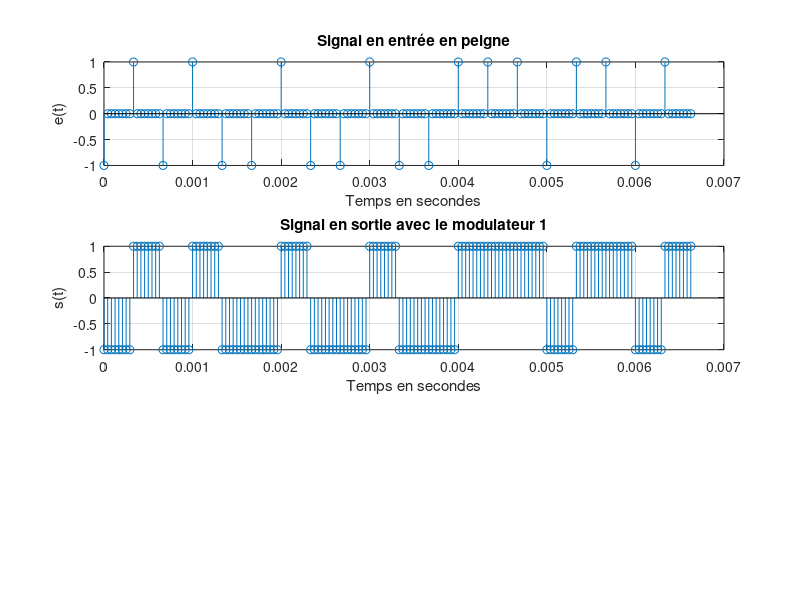
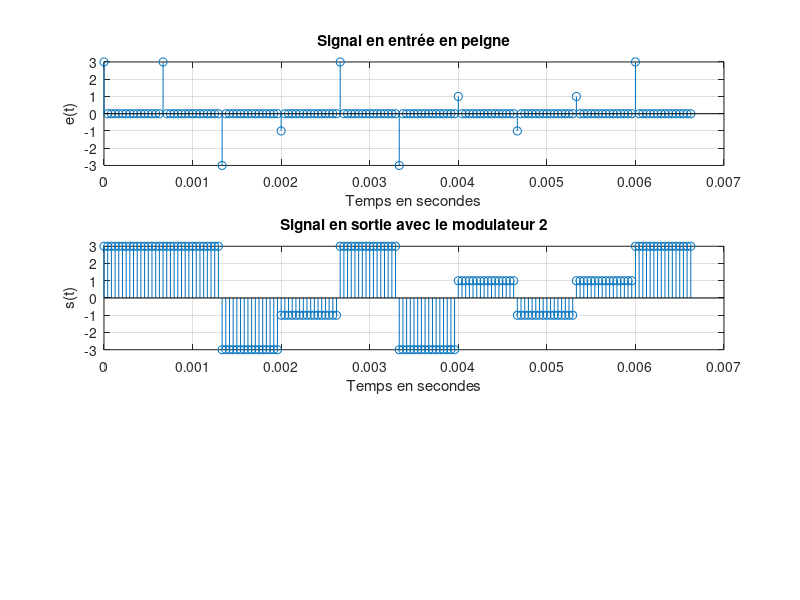
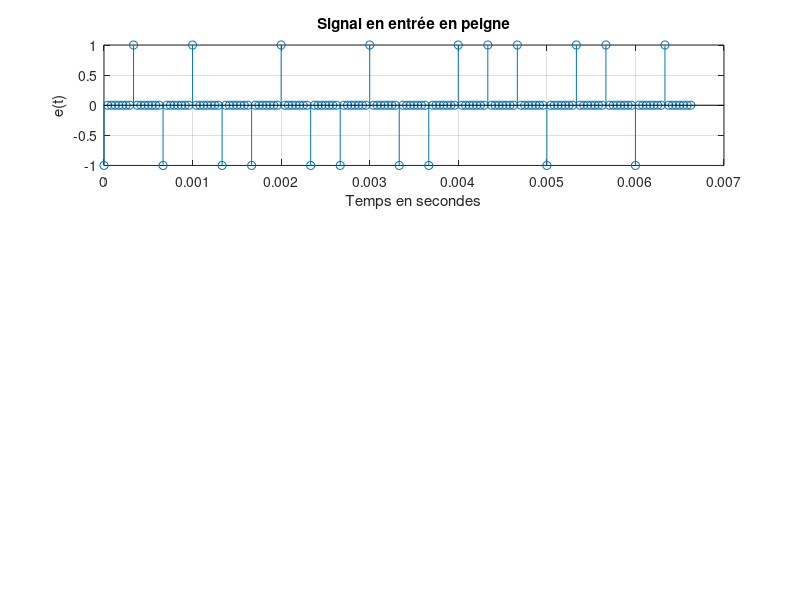

Write the MATLAB code that produced these figures, in order. (Note: this script raises an error after producing the figures.)
close all;
clear;
clc;
%% PARTIE 1 
%% Données 
% Frequence/Période d'echantillonage

Fe = 24000;%Hz
Te = 1/Fe; %seconde 

% Débit binaire 

Rb = 3000 % bits/s

Tb = 1/Rb; 

% Facteur de suréchantillonage 
Ns = Tb/Te % à déterminer dans chaque cas

% la durée symbole
Ts = Ns*Te; 


% Signal a transmettre 
taille = 20; % le nombre de bits qu'on ve transmettre
transmettre = randi(0:1,1,taille) %génére aléatoirement taille bits



%% Les modulateurs 

%% Modulateteur 1 
% - Mapping : symboles binaires a moyenne nulle.
transmettre_1 = 2*transmettre; 
transmettre_1 = transmettre_1 -1; % les 1 deviennent des 1 et les 0 deviennent des -1 
mat = zeros(1,Ns); 
mat(1)= 1;  % [1 0 0 0 ...] 

transmettre_peigne = kron(transmettre_1, mat ); % une forme de peigne 

echelle = [0 : Te : (taille*Ts)-Te]; 

figure(1)
subplot(3,1,1);
stem(echelle,transmettre_peigne);grid on;
xlabel("Temps en secondes");
ylabel("e(t)");
title("Signal en entrée en peigne");

V_0 = -1; % symbole du bit 0 
V_1 = 1; %symbole du bit 1 

% – Filtre de mise en forme rectangulaire de hauteur 1 et de duree  egale a la duree symbole.
porte = ones(1,Ns); % le filtre de mise en forme [ 1 1 1 ...] de taille Ns 
entree_conv = filter(porte,1,transmettre_peigne); %le peigne convolué avec le filtre de mise en forme 

% Tracé
figure(1); 
subplot(3,1,2);
stem(echelle,entree_conv);grid on;
xlabel("Temps en secondes");
ylabel("s(t)");
title("Signal en sortie avec le modulateur 1");
exportgraphics(gcf,'./images/temp_mod1.png','Resolution',400);



%% Modulateur 2 
% - Mapping : symboles 4-aires `a moyenne nulle.
% – Filtre de mise en forme : rectangulaire de hauteur 1 et de duree egale a la duree symbole.

% Symboles avec le mapping de Gray 
V_00 = -3; 
V_01 = -1;
V_10 = 3;
V_11 = 1;

transmettre_2 = reshape(transmettre,2,[])'; % groupe les bits 2 par 2 
index = bi2de(transmettre_2)';  % convertir ligne par ligne de binaire en décimal [ 3 2 2 1 1 0 0 0 1 3...]

lut = [-3, -1, 3, 1];  
transmettre_2 = lut(index +1); % en decimal en peut le voir comme des indices [ -3 -1 1 ...]

mat = zeros(1,2*Ns); 
mat(1)= 1; 
transmettre_2 = kron(transmettre_2, mat ); % une forme de peigne [-3 0 0 0 0 -1 0 0 0 0 1 0 0 ...]

porte = ones(1,2*Ns);
transmettre_2_conv = filter(porte,1,transmettre_2); % la convolution avec la porte


echelle = [0 : Te : ((taille*Ts))-Te]; 

figure(2)
subplot(3,1,1);
stem(echelle,transmettre_2);grid on;
xlabel("Temps en secondes");
ylabel("e(t)");
title("Signal en entrée en peigne");

% Tracé
figure(2); 
subplot(3,1,2)
stem(echelle,transmettre_2_conv);grid on;
xlabel("Temps en secondes");
ylabel("s(t)");
title("Signal en sortie avec le modulateur 2");
exportgraphics(gcf,'./images/temp_mod2.png','Resolution',400);


%% Modulateur 3 
% – Mapping : symboles binaires a moyenne nulle.
% - – Filtre de mise en forme : 

%Signal a transmettre sous forme de peigne 
transmettre_3 = 2*transmettre; 
transmettre_3 = transmettre_3 -1; % les 1 deviennent des 1 et les 0 deviennent des -1 
mat = zeros(1,Ns); 
mat(1)= 1;  % [1 0 0 0 ...] 
transmettre_3 = kron(transmettre_3, mat );

figure(3)
subplot(3,1,1);
stem(echelle,transmettre_3);grid on;
xlabel("Temps en secondes");
ylabel("e(t)");
title("Signal en entrée en peigne");

%une reponse impulsionnelle de longueur
L = 8; % optimisé a 8
N = L*Ns + 1;

% roll of entre 0 et 1 
alpha = 1;

%racine de cosinus sur eleve
h = rcosdesign(alpha,L,Ns);


transmettre_3_conv = filter(h,1,transmettre_3); %le peigne convolué avec le filtre de mise en forme 


% Tracé
figure(3); 
subplot(3,1,2);
stem(echelle,transmettre_3_conv);grid on;
xlabel("Temps en secondes");
ylabel("s(t)");
title("Signal en sortie avec le modulateur 3");
exportgraphics(gcf,'./images/temp_mod3.png','Resolution',400);


%% Trace des DSP estimé et théorique 
% modulateur 1 
figure(1); 
subplot(3,1,3)
DSP_1=pwelch(entree_conv,[],[],[],Fe,'twosided'); % DSP pratique 
f = linspace(-Fe/2,Fe/2, length(DSP_1));
S_x1 = (Ts)*sinc(f*Ts).^2;  % DSP  théorique 
plot(f,10*log10(fftshift(DSP_1)),"g"); grid on 
hold on;
plot(f,10*log10(S_x1),"r");
xlabel("Fréquence en Hz")
ylabel("Densité spectrale de puissance (dB)")
legend('Densité de puissance estimée','Densitee de puissance théorique');
title("Comparaison de la DSP estimée et théorique du modulateur 1");
exportgraphics(gcf,'./images/DSP_mod1.png','Resolution',400);



%modulateur 2 
figure(2); 
subplot(3,1,3)
DSP_2=pwelch(transmettre_2_conv,[],[],[],Fe,'twosided'); % DSP pratique 
f = linspace(-Fe/2,Fe/2, length(DSP_2));
S_x2 = 20*(Ts)*sinc(2*f*Ts).^2; % DSP théorique 

plot(f,10*log10(fftshift(DSP_2)),"g"); grid on
hold on;
plot(f,10*log10(S_x2));
xlabel("Fréquence en Hz")
ylabel("Densité spectrale de puissance (dB)")
legend('Densité de puissance estimée','Densitee de puissance théorique');
title("Comparaison de la DSP estimée et théorique du modulateur 2");
exportgraphics(gcf,'./images/DSP_mod2.png','Resolution',400);

%modulateur 3 
figure(3); 
subplot(3,1,3)
DSP_3=pwelch(transmettre_3_conv,[],[],[],Fe,'twosided'); % DSP pratique 
f = linspace(-Fe/2,Fe/2, length(DSP_3));
indice = 1; 
S_x3 = zeros(1,length(DSP_3));
for i = linspace(-Fe/2,Fe/2, length(DSP_3))
    
    if abs(i) <= (1-alpha)/(2*Ts)
        S_x3(indice) = 1;
    elseif  (abs(i) <= (1+alpha)/(2*Ts) )&&((1-alpha)/(2*Ts) <= abs(i))
        S_x3(indice) = (1 + cos((pi*Ts/alpha)*(abs(i)-((1-alpha)/(2*Ts)))));
    else

        S_x3(indice) = 0;
    end 
    indice = indice +1;
end 


plot(f,10*log10(fftshift(DSP_3/max(DSP_3))),"g"); grid on 
hold on;
plot(f,10*log10(S_x3));
xlabel("Fréquence en Hz")
ylabel("Densité spectrale de puissance (dB)")
legend('Densité de puissance estimée','Densitee de puissance théorique');
title("Comparaison de la DSP estimée et théorique du modulateur 3");
exportgraphics(gcf,'./images/DSP_mod3.png','Resolution',400);

%% Étude des interférences entre symbole et du critère de Nyquist

%Fréquence d'échantillonnage
Fe = 24000; %Hz
Te = 1/Fe;

% Débit binaire 
Rb = 3000; % bits/s
Tb = 1/Rb;

% Facteur de surechantillonnage
Ns = Tb/Te;

% 3.1 
% Bloc modulateur/démodulateur 
% Signal a transmettre 
taille = 20; % le nombre de bits qu'on ve transmettre
transmettre = randi(0:1,1,taille) %génére aléatoirement taille bits
transmettre_1 = 2*transmettre; 
transmettre_1 = transmettre_1 -1; % les 1 deviennent des 1 et les 0 deviennent des -1 
mat = zeros(1,Ns); 
mat(1)= 1;  % [1 0 0 0 ...] 

transmettre_kron = kron(transmettre_1, mat ); % une forme de peigne 

echelle = [0 : Te : (taille*Ts)-Te]; 

% – Filtre de mise en forme rectangulaire de hauteur 1 et de duree  egale a la duree symbole.
porte = ones(1,Ns); % le filtre de mise en forme [ 1 1 1 ...] de taille Ns 
conv_emission = filter(porte,1,transmettre_kron);  % Con
conv_reception_Signal = filter(porte,1,conv_emission);

% Tracé
figure(4); 
plot(echelle,conv_reception_Signal);grid on;
xlabel("Temps en secondes");
ylabel("s(t)");
title("Signal en sortie");
exportgraphics(gcf,'./images/3-1-sortie-filtre.png','Resolution',400);

% Le tracé de la Réponse impulsionnelle globale de la chaine de transmission, g
transmettre_impul = zeros(1,Ns);
transmettre_impul(floor(Ns/2)) = 1; % On envoie une impulsion

mat = zeros(1,Ns); 
mat(1)= 1;  % [1 0 0 0 ...] 

transmettre_kron = kron(transmettre_impul, mat ); % une forme de peigne 

echelle = [0 : Te : (Ns*Ts)-Te]; 
Signal_dirac = zeros(1,Ns);
Signal_dirac(1) = 1;
% – Filtre de mise en forme rectangulaire de hauteur 1 et de duree  egale a la duree symbole.
porte = ones(1,Ns); % le filtre de mise en forme [ 1 1 1 ...] de taille Ns 
g_impul = conv(porte,porte);

% Tracé
figure(5);
subplot(2,1,1)
stem(conv(porte,porte));grid on;
xlabel("points");

N = 1000;
porte = ones(1,N); % le filtre de mise en forme [ 1 1 1 ...] de taille Ns 
g_impul = conv(porte,porte)/N;
subplot(2,1,2)
stem(0 : Te : (length(g_impul)*Te - Te),g_impul);grid on;
xlabel("temps en seconde");
ylabel("g(t)");
title("Réponse impulsionnelle de g");
exportgraphics(gcf,'./images/3-1-rep-impulsionnelle.png','Resolution',400);


% échantillonage du Signal. n0 + mNs
n0 = 8;
echantillon = conv_reception_Signal(n0:Ns:end); % de la forme [8 8 8 -8 -8 8 ...]
temps = ((n0*Te)-Te:(Ns*Te):length(echantillon)*(Ns*Te)-Te);

echelle = (0:Te:taille*Ts-Te);
figure(6);
stem(temps,echantillon,'o')
hold on 
plot(echelle, conv_reception_Signal,'r');
xlabel("Temps en seconde")
ylabel("Signal")
legend('Signal échantillonné','Signal');
title("Échantillonnage du Signal")
exportgraphics(gcf,'./images/3-1-echantillonage.png','Resolution',400);

%Signal en sortie 
bits_sortie = echantillon > 0; % Si c'est positif c'est un 1, si c'est négatif c'est un 0 


% Diagramme de l'oeil
figure(8);
plot(reshape(conv_reception_Signal,Ns,length(conv_reception_Signal)/Ns))
ylabel("Diagramme de l'oeil");

%Calcul taux d'erreur binaire
nb_bits_faux = sum(bits_sortie ~= transmettre );
taux_err_binaire = nb_bits_faux/length(transmettre); % pour n0 = 8, le taux est nulle

%% 3.2

BW1 = 8000 %Hz
BW2 = 1000 %Hz

% BW1 = 8000 %Hz
% passe bas : canal
ordre = 61;
t = (-(ordre-1)/2:(ordre-1)/2)*Te;
Fc = BW1;
passe_bas = 2*Fc/Fe*sinc(2*Fc*t);


figure(9)
N = numel(passe_bas);
pb_freq = fft(passe_bas, N); 
Hc = abs(fftshift(pb_freq));
plot(linspace(-Fc,Fc,length(pb_freq)),Hc) % la Réponse en frequence du filtre canal.
xlabel("Fréquence en Hz")
ylabel("pbfreq(f)");
title("Passe-bas en fréquence");
exportgraphics(gcf,'./images/3-2-passe-basBW1.png','Resolution',400);


% Signal a transmettre 
taille = 20; % le nombre de bits qu'on ve transmettre
transmettre = randi(0:1,1,taille) %génére aléatoirement taille bits


% Prise en compte du retard

transmettre_1 = 2*transmettre; 
transmettre_1 = transmettre_1 -1; % les 1 deviennent des 1 et les 0 deviennent des -1 
mat = zeros(1,Ns); 
mat(1)= 1;  % [1 0 0 0 ...] 

transmettre_kron = kron(transmettre_1, mat ); % une forme de peigne 

echelle = [0 : Te : (taille*Ts)-Te]; 


% – Filtre de mise en forme rectangulaire de hauteur 1 et de duree  egale a la duree symbole.
porte = ones(1,Ns); % le filtre de mise en forme [ 1 1 1 ...] de taille Ns 
conv_emission = filter(porte,1,transmettre_kron);  
canal = filter(passe_bas,1,[conv_emission zeros(1, (ordre-1)/2)]);
conv_reception_Signal = filter(porte,1,canal((ordre+1)/2:end));
 
% Tracé de la Réponse impulsionnelle
porte = ones(1,Ns); % le filtre de mise en forme [ 1 1 1 ...] de taille Ns 
%conv_emission = filter(porte,1,porte);  
canal = filter(passe_bas,1,[conv_emission zeros(1, (ordre-1)/2)]);
conv_reception_Signal = filter(porte,1,canal((ordre+1)/2:end));

% Tracé
figure(10); 
plot(echelle,conv_reception_Signal);grid on;
xlabel("Temps en secondes");
ylabel("s(t)");
title("Signal en sortie");
exportgraphics(gcf,'./images/3-2-sortieBW1.png','Resolution',400);

% Diagramme de l'oeil
figure(11);
plot(reshape(conv_reception_Signal,Ns,length(conv_reception_Signal)/Ns))
title("Diagramme de l'oeil");
exportgraphics(gcf,'./images/3-2-diagramme-oeilBW1.png','Resolution',400);


% H(f)
f = linspace(-Fc,Fc,length(pb_freq));
H = (Ts)*sinc(Ts*f);
H_abs =  abs(fftshift(H));
figure(12)
plot(linspace(-Fc,Fc,length(pb_freq)),H_abs) % la Réponse en frequence du filtre canal.
xlabel("Fréquence en Hz")
ylabel("|H(f)|");
title("Passe-bas en fréquence");
exportgraphics(gcf,'./images/3-2-passe-basH(f)BW1.png','Resolution',400);

% H(f)Hr(f)


HHr_abs = abs(H).^2;
figure(13)
semilogy(linspace(-Fc,Fc,length(HHr_abs)),HHr_abs/max(HHr_abs)) 
hold on
semilogy(linspace(-Fc,Fc,length(Hc)),Hc/max(Hc),'r') % la Réponse en frequence du filtre canal.
legend('|H(f)Hr(f)|','|Hc(f)|' )
xlabel("Fréquence en Hz")
ylabel("Réponse fréquentielle");
title("Superposition des DSP de |H(f)Hr(f)| et |Hc(f)| pour BW1");
exportgraphics(gcf,'./images/3-2-courbes-superposeesBW1.png','Resolution',400);
hold off

% Tracé de la reponse impulsionnelle
figure(14)
stem(conv(porte,conv(porte,passe_bas)));
xlabel("Fréquence en Hz")
ylabel("Réponse impulsionnelle");
title("Réponse impulsionnelle de la chaîne 1 pour BW2");
exportgraphics(gcf,'./images/3-2-repimpulBW1.png','Resolution',400);

% TEB
n0 = 8;
echantillon = conv_reception_Signal(n0:Ns:end); % de la forme [8 8 8 -8 -8 8 ...]
temps = ((n0*Te)-Te:(Ns*Te):length(echantillon)*(Ns*Te)-Te);

echelle = (0:Te:taille*Ts-Te);
figure(15);
stem(temps,echantillon,'o')
hold on 
plot(echelle, conv_reception_Signal,'r');
xlabel("Temps en seconde")
ylabel("Signal")
legend('Signal échantillonné','Signal');
title("Échantillonnage du Signal pour BW1")
exportgraphics(gcf,'./images/3-2-echantillonageBW1.png','Resolution',400);
hold off

%Signal en sortie 
bits_sortie = echantillon > 0; % Si c'est positif c'est un 1, si c'est négatif c'est un 0 

%Calcul taux d'erreur binaire
nb_bits_faux = sum(bits_sortie ~= transmettre );
taux_err_binaire = nb_bits_faux/length(transmettre); 

%BW2 = 1000 Hz
% passe bas : canal
ordre = 61;
t = (-(ordre-1)/2:(ordre-1)/2)*Te;
Fc = BW2;
passe_bas = 2*Fc/Fe*sinc(2*Fc*t);


figure(9)
N = numel(passe_bas);
pb_freq = fft(passe_bas, N); 
Hc = abs(fftshift(pb_freq));
plot(linspace(-Fc,Fc,length(pb_freq)),Hc) % la Réponse en frequence du filtre canal.
xlabel("Fréquence en Hz")
ylabel("pbfreq(f)");
title("Passe-bas en fréquence");
exportgraphics(gcf,'./images/3-2-passe-basBW2.png','Resolution',400);


% Signal a transmettre 
taille = 20; % le nombre de bits qu'on ve transmettre
transmettre = randi(0:1,1,taille) %génére aléatoirement taille bits


% Prise en compte du retard

transmettre_1 = 2*transmettre; 
transmettre_1 = transmettre_1 -1; % les 1 deviennent des 1 et les 0 deviennent des -1 
mat = zeros(1,Ns); 
mat(1)= 1;  % [1 0 0 0 ...] 

transmettre_kron = kron(transmettre_1, mat ); % une forme de peigne 

echelle = [0 : Te : (taille*Ts)-Te]; 


% – Filtre de mise en forme rectangulaire de hauteur 1 et de duree  egale a la duree symbole.
porte = ones(1,Ns); % le filtre de mise en forme [ 1 1 1 ...] de taille Ns 
conv_emission = filter(porte,1,transmettre_kron);  
canal = filter(passe_bas,1,[conv_emission zeros(1, (ordre-1)/2)]);
conv_reception_Signal = filter(porte,1,canal((ordre+1)/2:end));
 
% Tracé de la Réponse impulsionnelle
porte = ones(1,Ns); % le filtre de mise en forme [ 1 1 1 ...] de taille Ns 
%conv_emission = filter(porte,1,porte);  
canal = filter(passe_bas,1,[conv_emission zeros(1, (ordre-1)/2)]);
conv_reception_Signal = filter(porte,1,canal((ordre+1)/2:end));

% Tracé
figure(10); 
plot(echelle,conv_reception_Signal);grid on;
xlabel("Temps en secondes");
ylabel("s(t)");
title("Signal en sortie");
exportgraphics(gcf,'./images/3-2-sortieBW2.png','Resolution',400);

% Diagramme de l'oeil
figure(11);
plot(reshape(conv_reception_Signal,Ns,length(conv_reception_Signal)/Ns))
title("Diagramme de l'oeil");
exportgraphics(gcf,'./images/3-2-diagramme-oeilBW2.png','Resolution',400);


% H(f)
f = linspace(-Fc,Fc,length(pb_freq));
H = (Ts)*sinc(Ts*f);
H_abs =  abs(fftshift(H));
figure(12)
plot(linspace(-Fc,Fc,length(pb_freq)),H_abs) % la Réponse en frequence du filtre canal.
xlabel("Fréquence en Hz")
ylabel("|H(f)|");
title("Passe-bas en fréquence");
exportgraphics(gcf,'./images/3-2-passe-basH(f)BW2.png','Resolution',400);

% H(f)Hr(f)


HHr_abs = abs(H).^2;
figure(13)
semilogy(linspace(-Fc,Fc,length(HHr_abs)),HHr_abs/max(HHr_abs)) 
hold on
semilogy(linspace(-Fc,Fc,length(Hc)),Hc/max(Hc),'r') % la Réponse en frequence du filtre canal.
legend('|H(f)Hr(f)|','|Hc(f)|' )
xlabel("Fréquence en Hz")
ylabel("Réponse fréquentielle");
title("Superposition des DSP de |H(f)Hr(f)| et |Hc(f)| pour BW2");
exportgraphics(gcf,'./images/3-2-courbes-superposeesBW2.png','Resolution',400);
hold off

% Tracé de la reponse impulsionnelle
figure(14)
stem(conv(porte,conv(porte,passe_bas)));
xlabel("Fréquence en Hz")
ylabel("Réponse impulsionnelle");
title("Réponse impulsionnelle de la chaîne 1 pour BW2");
exportgraphics(gcf,'./images/3-2-repimpulBW2.png','Resolution',400);

% TEB
n0 = 8;
echantillon = conv_reception_Signal(n0:Ns:end); % de la forme [8 8 8 -8 -8 8 ...]
temps = ((n0*Te)-Te:(Ns*Te):length(echantillon)*(Ns*Te)-Te);

echelle = (0:Te:taille*Ts-Te);
figure(15);
stem(temps,echantillon,'o')
hold on 
plot(echelle, conv_reception_Signal,'r');
xlabel("Temps en seconde")
ylabel("Signal")
legend('Signal échantillonné','Signal');
title("Échantillonnage du Signal pour BW2")
exportgraphics(gcf,'./images/3-2-echantillonageBW2.png','Resolution',400);
hold off

%Signal en sortie 
bits_sortie = echantillon > 0; % Si c'est positif c'est un 1, si c'est négatif c'est un 0 

%Calcul taux d'erreur binaire
nb_bits_faux = sum(bits_sortie ~= transmettre );
taux_err_binaire = nb_bits_faux/length(transmettre); 


%% Bruit
Fe = 24000;%Hz
Te = 1/Fe; %seconde 

% Débit binaire 

Rb = 3000; % bits/s

Tb = 1/Rb; 

% Facteur de suréchantillonage 
Ns = Tb/Te; % à déterminer dans chaque cas

% la durée symbole
Ts = Ns*Te; 


% Signal a transmettre 
taille = 20; % le nombre de bits qu'on ve transmettre
transmettre = randi(0:1,1,taille); %génére aléatoirement taille bits


% Signal selon le filtre de mise en forme
%% Chaine 1 
% - Mapping : symboles binaires a moyenne nulle.
transmettre_1 = 2*transmettre; 
transmettre_1 = transmettre_1 -1; % les 1 deviennent des 1 et les 0 deviennent des -1 
mat = zeros(1,Ns); 
mat(1)= 1;  % [1 0 0 0 ...] 

transmettre_peigne = kron(transmettre_1, mat ); % une forme de peigne 


V_0 = -1; % symbole du bit 0 
V_1 = 1; %symbole du bit 1 

% – Filtre de mise en forme rectangulaire de hauteur 1 et de duree  egale a la duree symbole.
porte = ones(1,Ns); % le filtre de mise en forme [ 1 1 1 ...] de taille Ns 
x = filter(porte,1,transmettre_peigne); %le peigne convolué avec le filtre de mise en forme 


P_x = mean(abs(x).^2); % Puissance du Signal modulé en fréquence
M = 2; % ordre de la modulation
%Signal a bruit par bit souhaité a l entrée du récepteur Eb/N0
 dB = 0;
Eb_N0 = 10^(dB/10);
 % dB =10^(Eb/10*N0)
 % Eb/N0 = 10*log10(dB)

P_b = (P_x*Ns)/(2*log2(M)*(Eb_N0)); % Puissance du bruit
sigma = sqrt(P_b);
bruit = sigma*randn(1,length(x));

x_bruite = x + bruit;

% filtre de reception 
x_choisi = x;
x_chaine1_sortie = filter(porte,1,x_choisi);

% Echantillonnage aux instants optimaux
n0 = 8;
echantillon_chaine1 = x_chaine1_sortie(n0:Ns:end); % de la forme [8 8 8 -8 -8 8 ...]

temps = ((n0*Te)-Te:(Ns*Te):length(echantillon_chaine1)*(Ns*Te)-Te);

echelle = (0:Te:taille*Ts-Te);
figure(16);
stem(temps,echantillon_chaine1,'o')
hold on 
plot(echelle, x_chaine1_sortie,'r');
xlabel("Temps en seconde")
ylabel("Signal")
legend('Signal échantillonné','Signal');
title("Échantillonnage du Signal")
exportgraphics(gcf,'./images/4-1-tempchaine1.png','Resolution',400);

% Diagramme de l'oeil

figure(17); 
plot(reshape(x_chaine1_sortie,Ns,length(x_chaine1_sortie)/Ns))
ylabel("Diagramme de l'oeil");
exportgraphics(gcf,'./images/4-1-diagoeilchaine1.png','Resolution',400);

%Signal en sortie 
bits_sortie_chaine1 = echantillon_chaine1 > 0; % Si c'est positif c'est un 1, si c'est négatif c'est un 0 

%Calcul taux d'erreur binaire
nb_bits_faux_chaine1 = sum(bits_sortie_chaine1 ~= transmettre );
taux_err_binaire_chaine1 = nb_bits_faux_chaine1/length(transmettre); 


% TEB pratique et theorique 
TEB_pratique = [];
TEB_theorique = [];

% %Tracé des différents diagrammes de l'oeil
%         db = 0;
%     Eb_N0 = 10^(db/10);
%     P_b = (P_x*Ns)/(2*log2(M)*(Eb_N0)); % Puissance du bruit
%     sigma = sqrt(P_b);
%     bruit = sigma*randn(1,length(x));
%     % passage dans le canal
%     x_bruite = x + bruit;
%     x_choisi = x_bruite;
%     x_chaine1_sortie = filter(porte,1,x_choisi);
%     figure(35); 
%     subplot(221);
%     plot(reshape(x_chaine1_sortie,Ns,length(x_chaine1_sortie)/Ns));
%     ylabel("Rapport = 0 dB")
%         db = 2;
%     Eb_N0 = 10^(db/10);
%     P_b = (P_x*Ns)/(2*log2(M)*(Eb_N0)); % Puissance du bruit
%     sigma = sqrt(P_b);
%     bruit = sigma*randn(1,length(x));
%     % passage dans le canal
%     x_bruite = x + bruit;
%     x_choisi = x_bruite;
%     x_chaine1_sortie = filter(porte,1,x_choisi);
%     figure(35); 
%     subplot(222);
%     plot(reshape(x_chaine1_sortie,Ns,length(x_chaine1_sortie)/Ns))
%     ylabel("Rapport = 2 dB")
%         db = 5;
%     Eb_N0 = 10^(db/10);
%     P_b = (P_x*Ns)/(2*log2(M)*(Eb_N0)); % Puissance du bruit
%     sigma = sqrt(P_b);
%     bruit = sigma*randn(1,length(x));
%     % passage dans le canal
%     x_bruite = x + bruit;
%     x_choisi = x_bruite;
%     x_chaine1_sortie = filter(porte,1,x_choisi);
%     figure(35); 
%     subplot(223);
%     plot(reshape(x_chaine1_sortie,Ns,length(x_chaine1_sortie)/Ns));
%     ylabel("Rapport = 5 dB")
%         db = 8;
%     Eb_N0 = 10^(db/10);
%     P_b = (P_x*Ns)/(2*log2(M)*(Eb_N0)); % Puissance du bruit
%     sigma = sqrt(P_b);
%     bruit = sigma*randn(1,length(x));
%     % passage dans le canal
%     x_bruite = x + bruit;
%     x_choisi = x_bruite;
%     x_chaine1_sortie = filter(porte,1,x_choisi);
%     figure(35); 
%     subplot(224);
%     plot(reshape(x_chaine1_sortie,Ns,length(x_chaine1_sortie)/Ns))
%     %ylabel("\frac{E_b}{N_O}=8 dB")
%     ylabel("Rapport = 8 dB")
% 
%     exportgraphics(gcf,'./images/4-1-valrapportchaine1.png','Resolution',400);


%Tracé de la courbe des TEB théo et simulé
for db = 0:0.5:8
    Eb_N0 = 10^(db/10);
    P_b = (P_x*Ns)/(2*log2(M)*(Eb_N0)); % Puissance du bruit
    sigma = sqrt(P_b);
    bruit = sigma*randn(1,length(x));
    % passage dans le canal
    x_bruite = x + bruit;
    x_choisi = x_bruite;
    x_chaine1_sortie = filter(porte,1,x_choisi);
    % Echantiollonage
    n0 = 8;
    echantillon_chaine1 = x_chaine1_sortie(n0:Ns:end);
    bits_sortie_chaine1 = echantillon_chaine1 > 0; % Si c'est positif c'est un 1, si c'est négatif c'est un 0 

    %Calcul taux d'erreur binaire
    nb_bits_faux_chaine1 = sum(bits_sortie_chaine1 ~= transmettre );
    TEB_p = nb_bits_faux_chaine1/length(transmettre); 

    TEB_pratique = [TEB_pratique TEB_p];
    TEB_t =qfunc(sqrt(2*Eb_N0));
    TEB_theorique = [TEB_theorique TEB_t];

end 

figure(18)
semilogy(0:0.5:8,TEB_theorique);
hold on;
semilogy(0:0.5:8,TEB_pratique,'g');
hold off;
xlabel("E_b/N_0")
ylabel("TEB")
legend("TEB_{theorique}","TEB_{pratique}")
title("Comparaison des TEB pratique et théorique")
%exportgraphics(gcf,'./images/4-1-compatebchaine1.png','Resolution',400);


%% Chaine 2
% - Mapping : symboles binaires a moyenne nulle.
transmettre_2 = 2*transmettre; 
transmettre_2 = transmettre_2 -1; % les 1 deviennent des 1 et les 0 deviennent des -1 
mat = zeros(1,Ns); 
mat(1)= 1;  % [1 0 0 0 ...] 

transmettre_peigne = kron(transmettre_2, mat ); % une forme de peigne 



V_0 = -1; % symbole du bit 0 
V_1 = 1; %symbole du bit 1 

% – Filtre de mise en forme rectangulaire de hauteur 1 et de duree  egale a la duree symbole.
porte = ones(1,Ns); % le filtre de mise en forme [ 1 1 1 ...] de taille Ns 

x = filter(porte,1,transmettre_peigne); %le peigne convolué avec le filtre de mise en forme 


P_x = mean(abs(x).^2); % Puissance du Signal modulé en fréquence
M = 2; % ordre de la modulation
%Signal a bruit par bit souhaité a l entrée du récepteur Eb/N0
 dB = 0;
Eb_N0 = 10^(dB/10);

P_b = (P_x*Ns)/(2*log2(M)*(Eb_N0)); % Puissance du bruit
sigma = sqrt(P_b);
bruit = sigma*randn(1,length(x));

x_bruite = x + bruit;

% filtre de reception 
x_choisi = x;
x_chaine2_sortie = filter(ones(1,Ns/2),1,x_choisi);

% Echantillonnage aux instants optimaux



n0 = 8;
echantillon_chaine2 = x_chaine2_sortie(n0:Ns:end); % de la forme [8 8 8 -8 -8 8 ...]

temps = ((n0*Te)-Te:(Ns*Te):length(echantillon_chaine2)*(Ns*Te)-Te);

echelle = (0:Te:taille*Ts-Te);
figure(19);
stem(temps,echantillon_chaine2,'o')
hold on 
plot(echelle, x_chaine2_sortie,'r');
xlabel("Temps en seconde")
ylabel("Signal")
legend('Signal échantillonné','Signal');
title("Échantillonnage du Signal")
exportgraphics(gcf,'./images/4-1-tempchaine2.png','Resolution',400);

% Diagramme de l'oeil

figure(20); 
plot(reshape(x_chaine2_sortie,Ns,length(x_chaine2_sortie)/Ns))
ylabel("Diagramme de l'oeil");
exportgraphics(gcf,'./images/4-1-diagoeilchaine2.png','Resolution',400);

%Signal en sortie 
bits_sortie_chaine2 = echantillon_chaine2 > 0; % Si c'est positif c'est un 1, si c'est négatif c'est un 0 

%Calcul taux d'erreur binaire
nb_bits_faux_chaine2 = sum(bits_sortie_chaine2 ~= transmettre );
taux_err_binaire_chaine2 = nb_bits_faux_chaine2/length(transmettre); 

%Tracé des différents diagrammes de l'oeil
%         db = 0;
%     Eb_N0 = 10^(db/10);
%     P_b = (P_x*Ns)/(2*log2(M)*(Eb_N0)); % Puissance du bruit
%     sigma = sqrt(P_b);
%     bruit = sigma*randn(1,length(x));
%     % passage dans le canal
%     x_bruite = x + bruit;
%     x_choisi = x_bruite;
%     x_chaine2_sortie = filter(porte,1,x_choisi);
%     figure(36); 
%     subplot(221);
%     plot(reshape(x_chaine2_sortie,Ns,length(x_chaine2_sortie)/Ns));
%     ylabel("Rapport = 0 dB")
%         db = 2;
%     Eb_N0 = 10^(db/10);
%     P_b = (P_x*Ns)/(2*log2(M)*(Eb_N0)); % Puissance du bruit
%     sigma = sqrt(P_b);
%     bruit = sigma*randn(1,length(x));
%     % passage dans le canal
%     x_bruite = x + bruit;
%     x_choisi = x_bruite;
%     x_chaine2_sortie = filter(porte,1,x_choisi);
%     figure(36); 
%     subplot(222);
%     plot(reshape(x_chaine2_sortie,Ns,length(x_chaine2_sortie)/Ns))
%     ylabel("Rapport = 2 dB")
%         db = 5;
%     Eb_N0 = 10^(db/10);
%     P_b = (P_x*Ns)/(2*log2(M)*(Eb_N0)); % Puissance du bruit
%     sigma = sqrt(P_b);
%     bruit = sigma*randn(1,length(x));
%     % passage dans le canal
%     x_bruite = x + bruit;
%     x_choisi = x_bruite;
%     x_chaine2_sortie = filter(porte,1,x_choisi);
%     figure(36); 
%     subplot(223);
%     plot(reshape(x_chaine2_sortie,Ns,length(x_chaine2_sortie)/Ns));
%     ylabel("Rapport = 5 dB")
%         db = 8;
%     Eb_N0 = 10^(db/10);
%     P_b = (P_x*Ns)/(2*log2(M)*(Eb_N0)); % Puissance du bruit
%     sigma = sqrt(P_b);
%     bruit = sigma*randn(1,length(x));
%     % passage dans le canal
%     x_bruite = x + bruit;
%     x_choisi = x_bruite;
%     x_chaine2_sortie = filter(porte,1,x_choisi);
%     figure(36); 
%     subplot(224);
%     plot(reshape(x_chaine2_sortie,Ns,length(x_chaine2_sortie)/Ns))
%     %ylabel("\frac{E_b}{N_O}=8 dB")
%     ylabel("Rapport = 8 dB")
% 
%     exportgraphics(gcf,'./images/4-1-valrapportchaine2.png','Resolution',400);

% TEB pratique et theorique 
TEB_pratique = [];
TEB_theorique = [];

for db = 0:0.5:8
    Eb_N0 = 10^(db/10);
    P_x = mean(abs(x).^2); % Puissance du Signal modulé en fréquence
    P_b = (P_x*Ns)/(2*log2(M)*(Eb_N0)); % Puissance du bruit
    sigma = sqrt(P_b);
    bruit = sigma*randn(1,length(x));
% passage dans le canal
    x_bruite = x + bruit;
    x_choisi = x_bruite;
    x_chaine2_sortie = filter(ones(1,Ns/2),1,x_choisi);
% Echantiollonage
    n0 = 8;
    echantillon_chaine2 = x_chaine2_sortie(n0:Ns:end);
    bits_sortie_chaine2 = echantillon_chaine2 > 0; % Si c'est positif c'est un 1, si c'est négatif c'est un 0 

    %Calcul taux d'erreur binaire
    nb_bits_faux_chaine2 = sum(bits_sortie_chaine2 ~= transmettre );
    TEB_p = nb_bits_faux_chaine2/length(transmettre); 

    TEB_pratique = [TEB_pratique TEB_p];
    TEB_t =qfunc(sqrt(Eb_N0));
    TEB_theorique = [TEB_theorique TEB_t];

end 

figure(21)
semilogy(0:0.5:8,TEB_theorique);
hold on;
semilogy(0:0.5:8,TEB_pratique,'g');
hold off;
xlabel("E_b/N_0")
ylabel("TEB")
legend("TEB_{theorique}","TEB_{pratique}")
title("Comparaison des TEB pratique et théorique")
%exportgraphics(gcf,'./images/4-1-compatebchaine2.png','Resolution',400);




%% Bruit
Fe = 24000;%Hz
Te = 1/Fe; %seconde 

% nombre de symbole
M = 4;
nb_sym = log2(M);

% Débit binaire 

Rb = 3000; % bits/s

Tb = 1/Rb; 

% la durée symbole
Ts = nb_sym*Tb; 

% Facteur de suréchantillonage 
Ns = Ts/Te; % à déterminer dans chaque cas

% Signal a transmettre 
taille = 20; % le nombre de bits qu'on ve transmettre
transmettre = randi(0:1,1,taille); %génére aléatoirement taille bits
%% Chaine 3
% - Mapping : 4 aire
% Symboles avec le mapping de Gray 
V_00 = -3; 
V_01 = -1;
V_10 = 3;
V_11 = 1;

transmettre_3 = reshape(transmettre,2,[])'; % groupe les bits 2 par 2 
index = bi2de(transmettre_3)';  % convertir ligne par ligne de binaire en décimal [ 3 2 2 1 1 0 0 0 1 3...]

lut = [-3, -1, 3, 1];  
transmettre_3 = lut(index +1); % en decimal en peut le voir comme des indices [ -3 -1 1 ...]

mat = zeros(1,Ns); 
mat(1)= 1; 
transmettre_3 = kron(transmettre_3, mat ); % une forme de peigne [-3 0 0 0 0 -1 0 0 0 0 1 0 0 ...]

porte = ones(1,Ns);
x = filter(porte,1,transmettre_3); % la convolution avec la porte


echelle = [0 : Te : ((taille*Ts))-Te]; 

P_x = mean(abs(x).^2); % Puissance du Signal modulé en fréquence

%Signal a bruit par bit souhaité a l entrée du récepteur Eb/N0
 dB = 0;
Eb_N0 = 10^(dB/10);
 % dB =10^(Eb/10*N0)
 % Eb/N0 = 10*log10(dB)

P_b = (P_x*Ns)/(2*log2(M)*(Eb_N0)); % Puissance du bruit
sigma = sqrt(P_b);
bruit = sigma*randn(1,length(x));

x_bruite = x + bruit;

% filtre de reception 
x_choisi = x;
x_chaine3_sortie = filter(ones(1,Ns),1,x_choisi);

% Echantillonnage aux instants optimaux

n0 = 16;
echantillon_chaine3 = x_chaine3_sortie(n0:Ns:end); 

temps = ((n0*2*Te)-2*Te:(Ns*2*Te):length(echantillon_chaine3)*(Ns*2*Te)-2*Te);

echelle = (0:2*Te:taille*Ts-Te);

figure(23);
stem(temps,echantillon_chaine3,'o')
hold on 
plot(echelle, x_chaine3_sortie,'r');
xlabel("Temps en seconde")
ylabel("Signal")
legend('Signal échantillonné','Signal');
title("Échantillonnage du Signal")
exportgraphics(gcf,'./images/4-1-tempchaine3.png','Resolution',400);

% Diagramme de l'oeil

figure(24); 
plot(reshape(x_chaine3_sortie,Ns,length(x_chaine3_sortie)/Ns))
ylabel("Diagramme de l'oeil");
exportgraphics(gcf,'./images/4-1-diagoeilchaine3.png','Resolution',400);


% Démapping

%Signal en sortie 
V_00 = -3; 
V_01 = -1;
V_10 = 1;
V_11 = 3;


sortie_dec = echantillon_chaine3';
%Décision

%trouver les 00
ind_00 = echantillon_chaine3' < -32;
sortie_dec(ind_00) = -3;

% trouver les 01
ind_01 = (echantillon_chaine3' >= -32)&(echantillon_chaine3' <0);

sortie_dec(ind_01) = -1;


% trouver les 10
ind_10 = (echantillon_chaine3' > 32);
sortie_dec(ind_10) = 1;


% trouver les 11
ind_11 =  (echantillon_chaine3' >= 0)&(echantillon_chaine3' < 32);

sortie_dec(ind_11) = 3;



% mettre sous la forme [0 1 2 3 1 2 1 1 3 ...]'
sortie_dec = (sortie_dec + 3);
sortie_dec = sortie_dec/2;


% transformation en binaire
sortie_dec_bi = de2bi(sortie_dec);

% mettre sous la forme [ 1 0 1 1 1 0 ...]
sortie_dec_bi = sortie_dec_bi';
bits_sortie_chaine3 = reshape(sortie_dec_bi,1,[]);

%Calcul taux d'erreur binaire
nb_bits_faux_chaine3 = sum(bits_sortie_chaine3 ~= transmettre );
taux_err_binaire_chaine3 = nb_bits_faux_chaine3/length(transmettre); 

% TEB pratique et theorique 
TEB_pratique = [];
TEB_theorique = [];

for db = 0:0.5:8
    Eb_N0 = 10^(db/10);
    P_x = mean(abs(x).^2); % Puissance du Signal modulé en fréquence
    P_b = (P_x*Ns)/(2*log2(M)*(Eb_N0)); % Puissance du bruit
    sigma = sqrt(P_b);
    bruit = sigma*randn(1,length(x));
% passage dans le canal
    x_bruite = x + bruit;
    x_choisi = x_bruite;
    x_chaine3_sortie = filter(ones(1,Ns),1,x_choisi);
% Echantiollonage
    n0 = 16;
    echantillon_chaine3 = x_chaine3_sortie(n0:Ns:end);
    % trouver les 01
sortie_dec = echantillon_chaine3';
%Décision

%trouver les 00
ind_00 = echantillon_chaine3' < -32;
sortie_dec(ind_00) = -3;

% trouver les 01
ind_01 = (echantillon_chaine3' >= -32)&(echantillon_chaine3' <0);

sortie_dec(ind_01) = -1;


% trouver les 10
ind_10 = (echantillon_chaine3' > 32);
sortie_dec(ind_10) = 1;


% trouver les 11
ind_11 =  (echantillon_chaine3' >= 0)&(echantillon_chaine3' < 32);

sortie_dec(ind_11) = 3;

% mettre sous la forme [0 1 2 3 1 2 1 1 3 ...]'
sortie_dec = (sortie_dec + 3);
sortie_dec = sortie_dec/2;
% transformation en binaire
sortie_dec_bi = de2bi(sortie_dec);

% mettre sous la forme [ 1 0 1 1 1 0 ...]
sortie_dec_bi = sortie_dec_bi';
bits_sortie_chaine3 = reshape(sortie_dec_bi,1,[]);



    %Calcul taux d'erreur binaire
    nb_bits_faux_chaine3 = sum(bits_sortie_chaine3 ~= transmettre );
    TEB_p = nb_bits_faux_chaine3/length(transmettre); 

    TES = 2*((M-1)/M) * qfunc(sqrt(Eb_N0*6*log2(M)/(M^2 -1)));
    TEB_pratique = [TEB_pratique TEB_p];
    TEB_t = TES/log2(M);
    TEB_theorique = [TEB_theorique TEB_t];

end

figure(25)
semilogy(0:0.5:8,TEB_theorique);
hold on;
semilogy(0:0.5:8,TEB_pratique,'g');
hold off;
xlabel("E_b/N_0")
ylabel("TEB")
legend("TEB_{theorique}","TEB_{pratique}")
title("Comparaison des TEB pratique et théorique")
%exportgraphics(gcf,'./images/4-1-compatebchaine3.png','Resolution',400);

% %génération des diag de l'oeil
%         db = 0;
%     Eb_N0 = 10^(db/10);
%     P_x = mean(abs(x).^2); % Puissance du Signal modulé en fréquence
%     P_b = (P_x*Ns)/(2*log2(M)*(Eb_N0)); % Puissance du bruit
%     sigma = sqrt(P_b);
%     bruit = sigma*randn(1,length(x));
% % passage dans le canal
%     x_bruite = x + bruit;
%     x_choisi = x_bruite;
%     x_chaine3_sortie = filter(ones(1,Ns),1,x_choisi);
%     figure(37); 
%     subplot(221);
%     plot(reshape(x_chaine3_sortie,Ns,length(x_chaine3_sortie)/Ns));
%     ylabel("Rapport = 0 dB")
% 
%         db = 2;
%     Eb_N0 = 10^(db/10);
%     P_x = mean(abs(x).^2); % Puissance du Signal modulé en fréquence
%     P_b = (P_x*Ns)/(2*log2(M)*(Eb_N0)); % Puissance du bruit
%     sigma = sqrt(P_b);
%     bruit = sigma*randn(1,length(x));
% % passage dans le canal
%     x_bruite = x + bruit;
%     x_choisi = x_bruite;
%     x_chaine3_sortie = filter(ones(1,Ns),1,x_choisi);
%     figure(37); 
%     subplot(222);
%     plot(reshape(x_chaine3_sortie,Ns,length(x_chaine3_sortie)/Ns))
%     ylabel("Rapport = 2 dB")
% 
%         db = 5;
%     Eb_N0 = 10^(db/10);
%     P_x = mean(abs(x).^2); % Puissance du Signal modulé en fréquence
%     P_b = (P_x*Ns)/(2*log2(M)*(Eb_N0)); % Puissance du bruit
%     sigma = sqrt(P_b);
%     bruit = sigma*randn(1,length(x));
% % passage dans le canal
%     x_bruite = x + bruit;
%     x_choisi = x_bruite;
%     x_chaine3_sortie = filter(ones(1,Ns),1,x_choisi);
%     figure(37); 
%     subplot(223);
%     plot(reshape(x_chaine3_sortie,Ns,length(x_chaine3_sortie)/Ns));
%     ylabel("Rapport = 5 dB")
%         db = 8;
%     Eb_N0 = 10^(db/10);
%     P_x = mean(abs(x).^2); % Puissance du Signal modulé en fréquence
%     P_b = (P_x*Ns)/(2*log2(M)*(Eb_N0)); % Puissance du bruit
%     sigma = sqrt(P_b);
%     bruit = sigma*randn(1,length(x));
% % passage dans le canal
%     x_bruite = x + bruit;
%     x_choisi = x_bruite;
%     x_chaine3_sortie = filter(ones(1,Ns),1,x_choisi);
%     figure(37); 
%     subplot(224);
%     plot(reshape(x_chaine3_sortie,Ns,length(x_chaine3_sortie)/Ns))
%     %ylabel("\frac{E_b}{N_O}=8 dB")
%     ylabel("Rapport = 8 dB")
% 
%     exportgraphics(gcf,'./images/4-1-valrapportchaine3.png','Resolution',400);


%% Dernier graphe superposition
TEB_pratique1 = [];
TEB_theorique1 = [];

%Chaine 1 et 2


% Bruit
Fe = 24000;%Hz
Te = 1/Fe; %seconde 

% nombre de symbole
M = 4;
nb_sym = log2(M);

% Débit binaire 
Rb = 3000; % bits/s
Tb = 1/Rb; 

% la durée symbole
Ts = nb_sym*Tb; 

% Facteur de suréchantillonage 
Ns = Ts/Te; % à déterminer dans chaque cas

% Signal a transmettre 
taille = 20000; % le nombre de bits qu'on ve transmettre
transmettre = randi(0:1,1,taille); %génére aléatoirement taille bits


%Chaine 1
transmettre_1 = 2*transmettre; 
transmettre_1 = transmettre_1 -1; % les 1 deviennent des 1 et les 0 deviennent des -1 
mat = zeros(1,Ns); 
mat(1)= 1;  % [1 0 0 0 ...] 

transmettre_peigne = kron(transmettre_1, mat ); % une forme de peigne 

V_0 = -1; % symbole du bit 0 
V_1 = 1; %symbole du bit 1 

% – Filtre de mise en forme rectangulaire de hauteur 1 et de duree  egale a la duree symbole.
porte = ones(1,Ns); % le filtre de mise en forme [ 1 1 1 ...] de taille Ns 
x = filter(porte,1,transmettre_peigne); %le peigne convolué avec le filtre de mise en forme 
P_x = mean(abs(x).^2); % Puissance du Signal modulé en fréquence
%Signal a bruit par bit souhait
for db = 0:0.5:8
    Eb_N0 = 10^(db/10);
    P_b = (P_x*Ns)/(2*log2(M)*(Eb_N0)); % Puissance du bruit
    sigma = sqrt(P_b);
    bruit = sigma*randn(1,length(x));
    
    % passage dans le canal
    x_bruite = x + bruit;
    x_choisi = x_bruite;
    x_chaine1_sortie = filter(porte,1,x_choisi);
    
    % Echantillonage
    n0 = 8;
    echantillon_chaine1 = x_chaine1_sortie(n0:Ns:end);
    bits_sortie_chaine1 = echantillon_chaine1 > 0; % Si c'est positif c'est un 1, si c'est négatif c'est un 0 
    
    %Calcul taux d'erreur binaire
    nb_bits_faux_chaine1 = sum(bits_sortie_chaine1 ~= transmettre );
    TEB_p = nb_bits_faux_chaine1/length(transmettre); 

    TEB_pratique1 = [TEB_pratique1 TEB_p];
    TEB_t =qfunc(sqrt(2*Eb_N0));
    TEB_theorique1 = [TEB_theorique1 TEB_t];

end 

figure(40)
semilogy(0:0.5:8,TEB_theorique1);
hold on;
semilogy(0:0.5:8,TEB_pratique1,'g');
hold on 

TEB_pratique = [];
TEB_theorique = [];



%Chaine 2

transmettre_2 = 2*transmettre; 
transmettre_2 = transmettre_2 -1; % les 1 deviennent des 1 et les 0 deviennent des -1 
mat = zeros(1,Ns); 
mat(1)= 1;  % [1 0 0 0 ...] 
transmettre_peigne = kron(transmettre_2, mat ); % une forme de peigne 
V_0 = -1; % symbole du bit 0 
V_1 = 1; %symbole du bit 1 
% – Filtre de mise en forme rectangulaire de hauteur 1 et de duree  egale a la duree symbole.
porte = ones(1,Ns); % le filtre de mise en forme [ 1 1 1 ...] de taille Ns 
x = filter(porte,1,transmettre_peigne); %le peigne convolué avec le filtre de mise en forme 
P_x = mean(abs(x).^2); % Puissance du Signal modulé en fréquence
M = 2; % ordre de la modulation

for db = 0:0.5:8
    Eb_N0 = 10^(db/10);
    P_x = mean(abs(x).^2); % Puissance du Signal modulé en fréquence
    P_b = (P_x*Ns)/(2*log2(M)*(Eb_N0)); % Puissance du bruit
    sigma = sqrt(P_b);
    bruit = sigma*randn(1,length(x));
    
    % passage dans le canal
    x_bruite = x + bruit;
    x_choisi = x_bruite;
    x_chaine2_sortie = filter(ones(1,Ns/2),1,x_choisi);
    
    % Echantiollonage
    n0 = 8;
    echantillon_chaine2 = x_chaine2_sortie(n0:Ns:end);
    bits_sortie_chaine2 = echantillon_chaine2 > 0; % Si c'est positif c'est un 1, si c'est négatif c'est un 0 

    %Calcul taux d'erreur binaire
    nb_bits_faux_chaine2 = sum(bits_sortie_chaine2 ~= transmettre );
    TEB_p = nb_bits_faux_chaine2/length(transmettre); 

    TEB_pratique = [TEB_pratique TEB_p];
    TEB_t = qfunc(sqrt(Eb_N0));
    TEB_theorique = [TEB_theorique TEB_t];

end 

semilogy(0:0.5:8,TEB_theorique);
hold on;
semilogy(0:0.5:8,TEB_pratique,'g');
hold off;
xlabel("E_b/N_0")
ylabel("TEB")
legend("TEB_{theorique,chaîne 1}","TEB_{pratique,chaîne 1}","TEB_{theorique,chaîne 2}","TEB_{pratique,chaîne 2}")
title("Comparaison des TEB pratique et théorique")
exportgraphics(gcf,'./images/4-2-sup1et2.png','Resolution',400);



TEB_pratique = [];
TEB_theorique = [];




%Chaine 1 et 3


%Chaine 1
%Tracé de la courbe des TEB théo et simulé
for db = 0:0.5:8
    Eb_N0 = 10^(db/10);
    P_b = (P_x*Ns)/(2*log2(M)*(Eb_N0)); % Puissance du bruit
    sigma = sqrt(P_b);
    bruit = sigma*randn(1,length(x));
    % passage dans le canal
    x_bruite = x + bruit;
    x_choisi = x_bruite;
    x_chaine1_sortie = filter(porte,1,x_choisi);
    % Echantiollonage
    n0 = 8;
    echantillon_chaine1 = x_chaine1_sortie(n0:Ns:end);
    bits_sortie_chaine1 = echantillon_chaine1 > 0; % Si c'est positif c'est un 1, si c'est négatif c'est un 0 

    %Calcul taux d'erreur binaire
    nb_bits_faux_chaine1 = sum(bits_sortie_chaine1 ~= transmettre );
    TEB_p = nb_bits_faux_chaine1/length(transmettre); 

    TEB_pratique = [TEB_pratique TEB_p];
    TEB_t =qfunc(sqrt(2*Eb_N0));
    TEB_theorique = [TEB_theorique TEB_t];

end 

figure(40)
semilogy(0:0.5:8,TEB_theorique);
hold on;
semilogy(0:0.5:8,TEB_pratique,'g');
hold on 

TEB_pratique = [];
TEB_theorique = [];

%Chaine 3

%% Bruit
Fe = 24000;%Hz
Te = 1/Fe; %seconde 

% nombre de symbole
M = 4;
nb_sym = log2(M);

% Débit binaire 

Rb = 3000; % bits/s

Tb = 1/Rb; 

% la durée symbole
Ts = nb_sym*Tb; 

% Facteur de suréchantillonage 
Ns = Ts/Te; % à déterminer dans chaque cas

% Signal a transmettre 
taille = 20; % le nombre de bits qu'on ve transmettre
transmettre = randi(0:1,1,taille); %génére aléatoirement taille bits

for db = 0:0.5:8
    Eb_N0 = 10^(db/10);
    P_x = mean(abs(x).^2); % Puissance du Signal modulé en fréquence
    P_b = (P_x*Ns)/(2*log2(M)*(Eb_N0)); % Puissance du bruit
    sigma = sqrt(P_b);
    bruit = sigma*randn(1,length(x));
% passage dans le canal
    x_bruite = x + bruit;
    x_choisi = x_bruite;
    x_chaine3_sortie = filter(ones(1,Ns),1,x_choisi);
% Echantiollonage
    n0 = 16;
    echantillon_chaine3 = x_chaine3_sortie(n0:Ns:end);
    % trouver les 01
    sortie_dec = echantillon_chaine3';
    %Décision
    %trouver les 00
    ind_00 = echantillon_chaine3' < -32;
    sortie_dec(ind_00) = -3;
    % trouver les 01
    ind_01 = (echantillon_chaine3' >= -32)&(echantillon_chaine3' <0);
    sortie_dec(ind_01) = -1;
    % trouver les 10
    ind_10 = (echantillon_chaine3' > 32);
    sortie_dec(ind_10) = 1;
    % trouver les 11
    ind_11 =  (echantillon_chaine3' >= 0)&(echantillon_chaine3' < 32);
    sortie_dec(ind_11) = 3;

    % mettre sous la forme [0 1 2 3 1 2 1 1 3 ...]'
    sortie_dec = (sortie_dec + 3);
    sortie_dec = sortie_dec/2;
    % transformation en binaire
    sortie_dec_bi = de2bi(sortie_dec);
    
    % mettre sous la forme [ 1 0 1 1 1 0 ...]
    sortie_dec_bi = sortie_dec_bi';
    bits_sortie_chaine3 = reshape(sortie_dec_bi,1,[]);
    
    %Calcul taux d'erreur binaire
    nb_bits_faux_chaine3 = sum(bits_sortie_chaine3 ~= transmettre );
    TEB_p = nb_bits_faux_chaine3/length(transmettre); 
    TES = 2*((M-1)/M) * qfunc(sqrt(Eb_N0*6*log2(M)/(M^2 -1)));
    TEB_pratique = [TEB_pratique TEB_p];
    TEB_t = TES/log2(M);
    TEB_theorique = [TEB_theorique TEB_t];
end

semilogy(0:0.5:8,TEB_theorique);
hold on;
semilogy(0:0.5:8,TEB_pratique,'g');
hold off;
xlabel("E_b/N_0")
ylabel("TEB")
legend("TEB_{theorique,chaîne 1}","TEB_{pratique,chaîne 1}","TEB_{theorique,chaîne 3}","TEB_{pratique,chaîne 3}")
title("Comparaison des TEB pratique et théorique")
exportgraphics(gcf,'./images/4-2-sup1et3.png','Resolution',400);
